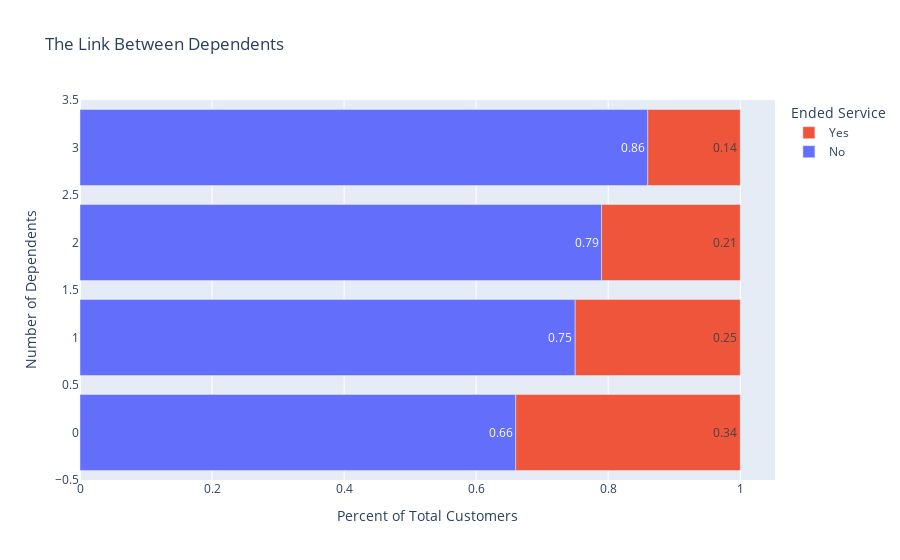

Source (notebook cell):
### Code cell
ax = pd.crosstab(customer_db.partner_dependents, customer_db.churn, normalize='index').round(2).plot(kind='barh', text_auto=True, title="The Link Between Dependents", labels={"value": 'Percent of Total Customers', "partner_dependents": "Number of Dependents"})
ax.update_layout(legend_traceorder='reversed', legend={'title': 'Ended Service'})

# Matplotlib
# ax.set_xlabel('Population Percentage')
# ax.set_ylabel('Number of Dependents')

# for p in ax.patches:
#     ax.annotate(str(p.get_width().round(2)), (p.get_x() + p.get_width(), p.get_y()), ha='center', va='center', xytext=(14, 15), textcoords='offset points', horizontalalignment='right')

### Figure 1 — Plotly figure (JSON) as saved in the notebook; plotly's stock layout.template omitted (floating-point values rounded to 4 significant figures)
{"data": [{"alignmentgroup": "True", "hovertemplate": "churn=No<br>Percent of Total Customers=%{x}<br>Number of Dependents=%{y}<extra></extra>", "legendgroup": "No", "marker": {"color": "#636efa", "pattern": {"shape": ""}}, "name": "No", "offsetgroup": "No", "orientation": "h", "showlegend": true, "textposition": "auto", "texttemplate": "%{x}", "type": "bar", "x": [0.66, 0.75, 0.79, 0.86], "xaxis": "x", "y": [0, 1, 2, 3], "yaxis": "y"}, {"alignmentgroup": "True", "hovertemplate": "churn=Yes<br>Percent of Total Customers=%{x}<br>Number of Dependents=%{y}<extra></extra>", "legendgroup": "Yes", "marker": {"color": "#EF553B", "pattern": {"shape": ""}}, "name": "Yes", "offsetgroup": "Yes", "orientation": "h", "showlegend": true, "textposition": "auto", "texttemplate": "%{x}", "type": "bar", "x": [0.34, 0.25, 0.21, 0.14], "xaxis": "x", "y": [0, 1, 2, 3], "yaxis": "y"}], "layout": {"barmode": "relative", "legend": {"title": {"text": "Ended Service"}, "tracegroupgap": 0, "traceorder": "reversed"}, "title": {"text": "The Link Between Dependents"}, "xaxis": {"anchor": "y", "domain": [0, 1], "title": {"text": "Percent of Total Customers"}}, "yaxis": {"anchor": "x", "domain": [0, 1], "title": {"text": "Number of Dependents"}}}}
